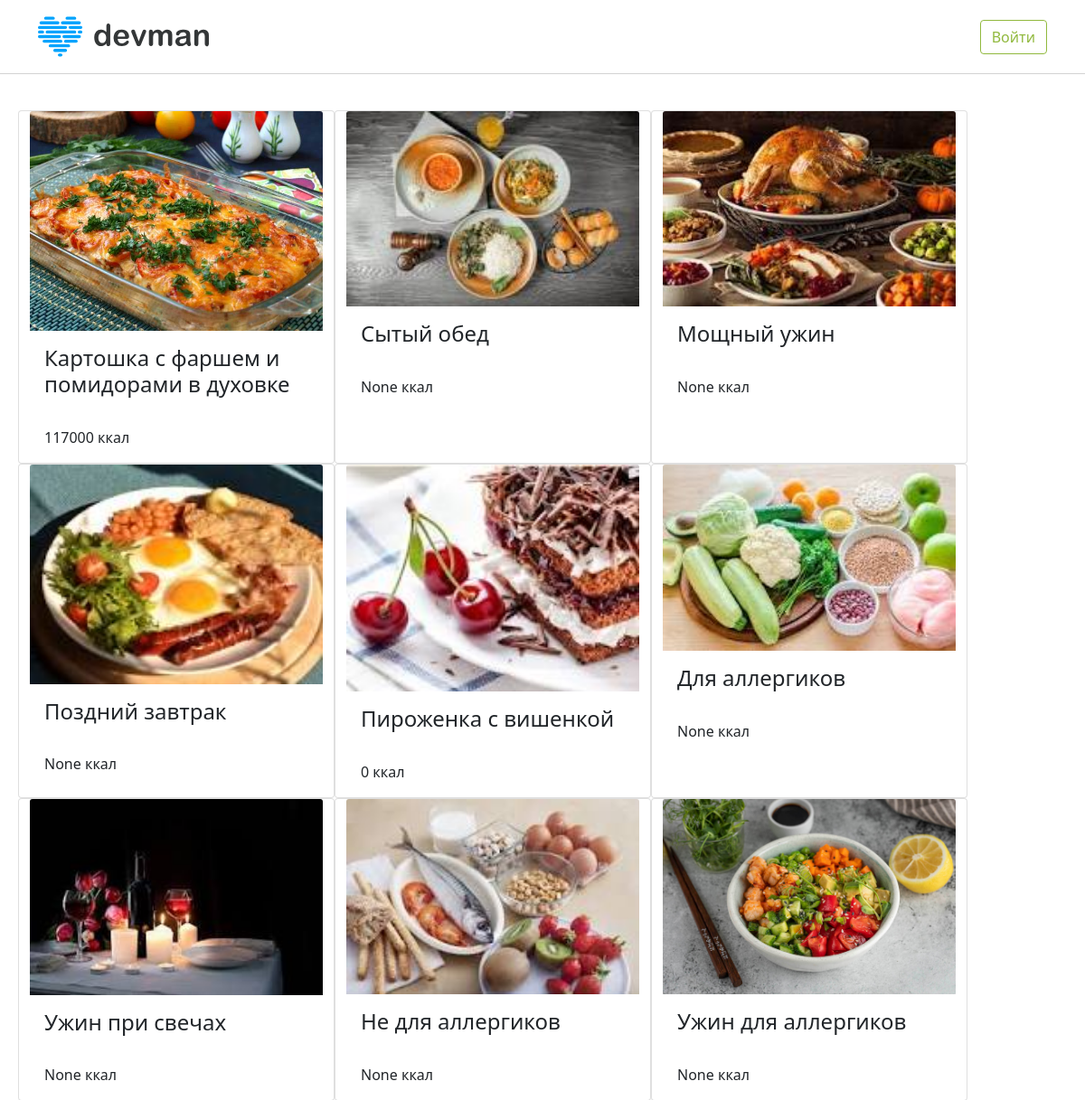
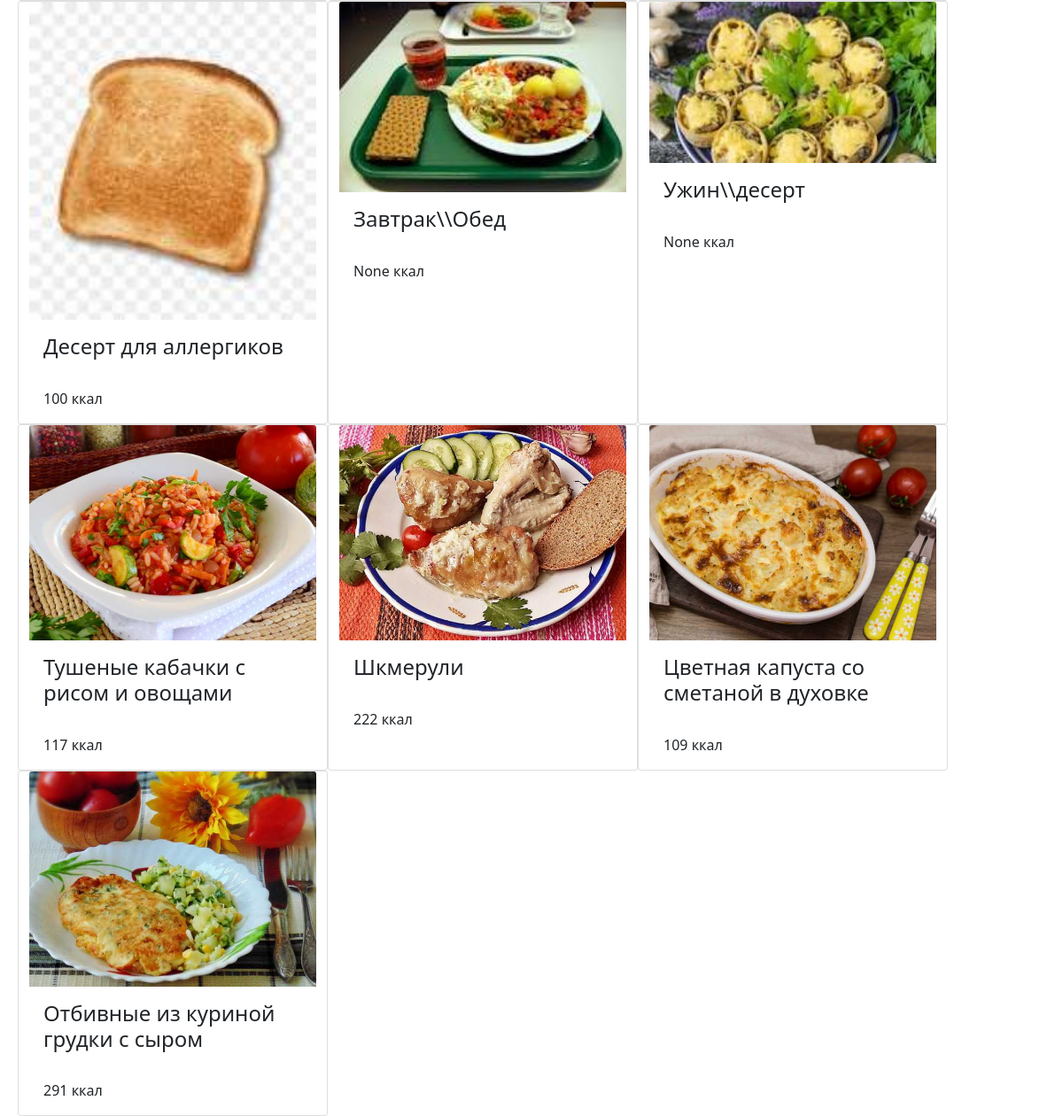
Page /catalog/ on the committed database (2 pictures, top to bottom).
### foodplan_app/models.py (models this page shows, shortened)
class Dish(models.Model):
    title = models.CharField(max_length=200, verbose_name='Title')
    description = models.TextField(blank=True, null=True, verbose_name='Description')
    photo = models.ImageField(max_length=200, verbose_name='Photo', blank=True, null=True)
    calories = models.IntegerField(blank=True, null=True, verbose_name='Calories')
    objects = DishQuerySet.as_manager()

### foodplan_app/views.py (the view)
# urls.py: path('catalog/', views.catalog, name='catalog'),
def catalog(request):
    context = {'menu': Dish.objects.all()}
    return render(request, 'catalog.html', context=context)

### templates/catalog.html (shortened to what this page needs)
{% extends "base.html" %}
{% load static %}
{% block header-content %}
    <a href="{% url 'auth' %}">
        <button class="btn shadow-none btn-outline-success foodplan_green foodplan__border_green">Войти</button>
    </a>
{% endblock header-content %}
{% block main %}
    <main style="margin-top: calc(2rem + 85px);">
        <div class="row row-cols-5 row-cols-md-1 g-4" style="margin-left:20px; margin-top:5px;">
            <div class="row">
                {% for dish in menu %}
                    <div class="card" style="width: 350px;">
                        <a href="{% url 'card' id=dish.id %}">
                            <img src="{{dish.photo.url}}" class="card-img-top">
                        </a>
                        <div class="card-body">
                            <h4 class="card-title">
                                {{dish.title}}
                            </h4>
                            <br>
                            <p class="card-text">
                                {{dish.calories}} ккал
                            </p>
                        </div>
                    </div>
                {% endfor %}
            </div>
        </div>
    </main>
{% endblock main %}

### templates/base.html (shortened to what this page needs)
{% load static %}
<!DOCTYPE html>
<html lang="en">
<head>
    <link href="https://cdn.jsdelivr.net/npm/bootstrap@5.0.2/dist/css/bootstrap.min.css" rel="stylesheet"
>
    <link rel="stylesheet" href="{% static 'css/style.css' %}">
</head>
<body>
    <header>
        <nav class="navbar navbar-light fixed-top navbar__opacity">
            <div class="container">
                <a class="navbar-brand" href="#">
                    <img src="{% static 'img/logo.8d8f24edbb5f.svg' %}" height="55" width="189" alt="">
                </a>
                {% block header-content %}
                {% endblock header-content %}
            </div>
        </nav>
    </header>
    {% block main %}
    {% endblock main %}
</body>

### static/css/style.css (style rules this page uses)
html { height: 100%; }
body { background-color: white; min-height: 100%; display: grid; grid-template-rows: auto 1fr auto; }
.foodplan_green { color: #91B93E; }
.foodplan__border_green { border-color: #91B93E; }
.navbar__opacity { backdrop-filter: saturate(180%) blur(20px); background-color: rgba(255, 255, 255, 0.72); border-bottom: 1px solid lightgray; }

### rows in the picture
Dish: photo (picture), title "Картошка с фаршем и помидорами в духовке", calories "117000"
Dish: photo (picture), title "Сытый обед", calories "None"
Dish: photo (picture), title "Мощный ужин", calories "None"
Dish: photo (picture), title "Поздний завтрак", calories "None"
Dish: photo (picture), title "Пироженка с вишенкой", calories "0"
Dish: photo (picture), title "Для аллергиков", calories "None"
Dish: photo (picture), title "Ужин при свечах", calories "None"
Dish: photo (picture), title "Не для аллергиков", calories "None"
Dish: photo (picture), title "Ужин для аллергиков", calories "None"
Dish: photo (picture), title "Десерт для аллергиков", calories "100"
Dish: photo (picture), title "Завтрак\\\\Обед", calories "None"
Dish: photo (picture), title "Ужин\\\\десерт", calories "None"
Dish: photo (picture), title "Тушеные кабачки с рисом и овощами", calories "117"
Dish: photo (picture), title "Шкмерули", calories "222"
Dish: photo (picture), title "Цветная капуста со сметаной в духовке", calories "109"
Dish: photo (picture), title "Отбивные из куриной грудки с сыром", calories "291"
